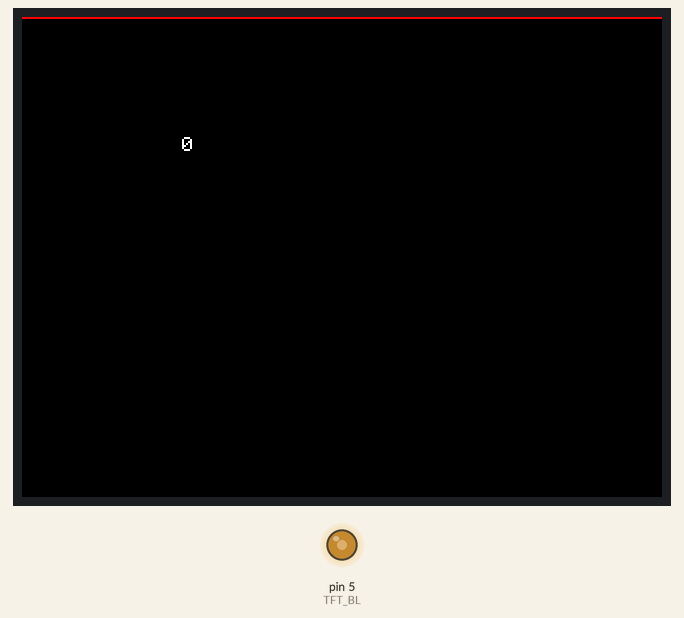
This sketch was run on a simulated Arduino Mega 2560, built with avr-gcc and run on an emulated ATmega2560. On the bench: 320×240 colour display, output pins drawn as LEDs (lit = HIGH).

Above: at 0.3 s.
At 1.2 s:
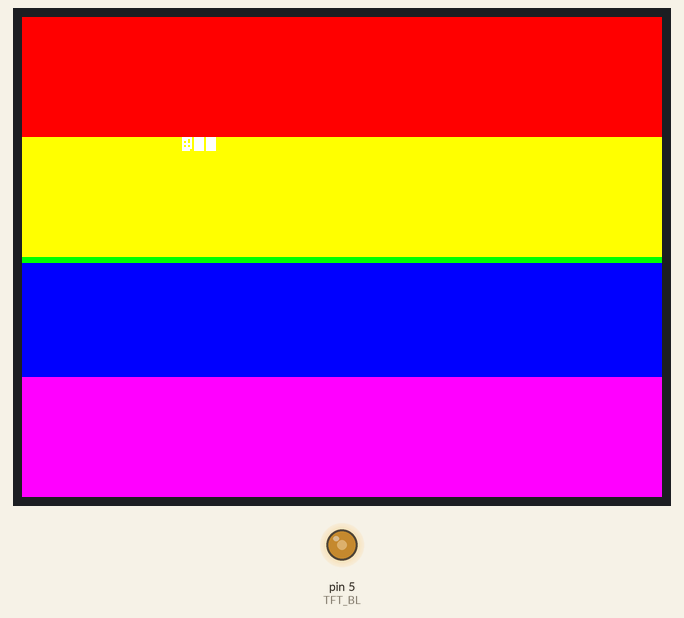
At 1.8 s:
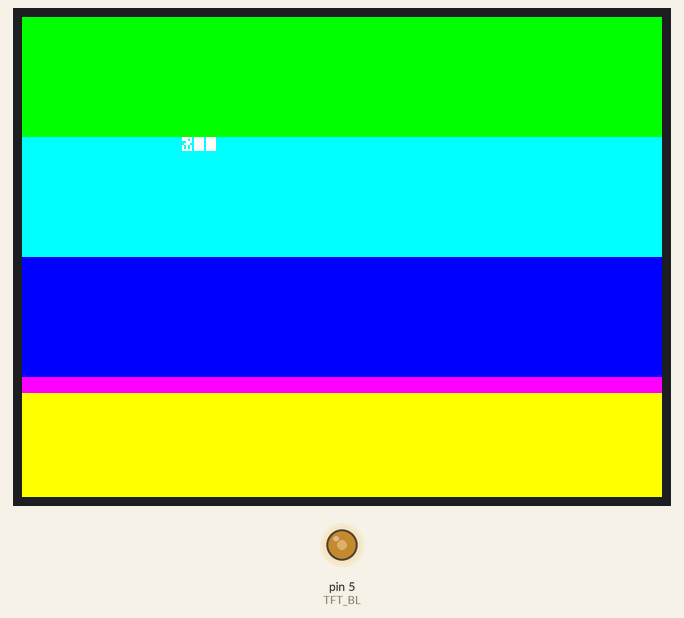
At 2.4 s:
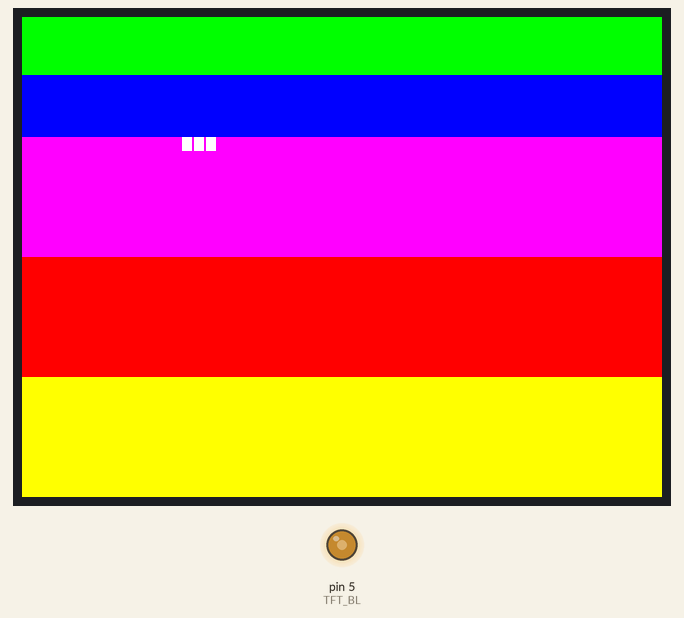
At 3.3 s:
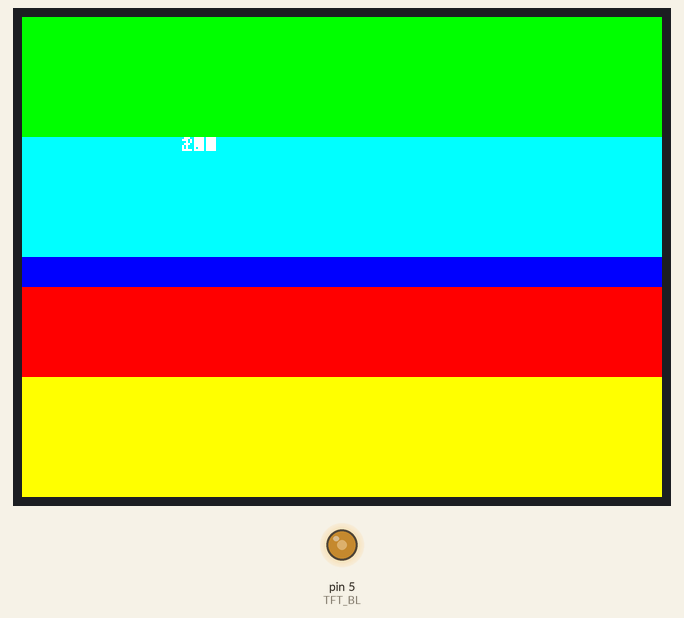
At 4.51 s:
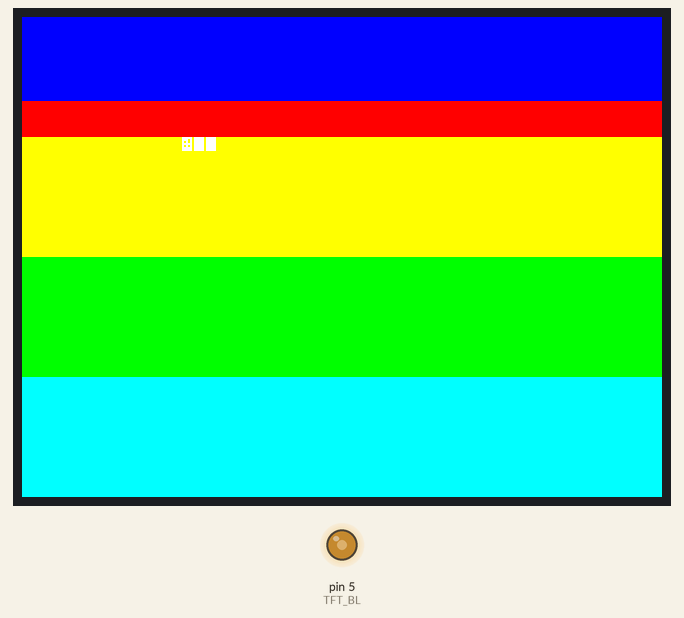

Measured:
- by itself, everything shown: repeats every 3.9 s, in 13 steps

The sketch:

rainbow_bars.ino
```cpp
#include <stdint.h>
#include <SPI.h>
#include <Wire.h>
#include <SD.h>
#include <Adafruit_GFX.h>
#include <Adafruit_ILI9341.h>
//#include <Adafruit_FT6206.h>

#include <Colouring.h>

#define TFT_CS 10
#define TFT_DC 9
#define TFT_BL 5
#define SD_CS 4

#define WIDTH 320
#define HEIGHT 240
#define BRIGHTNESS 127

Adafruit_ILI9341 tft = Adafruit_ILI9341(TFT_CS, TFT_DC);
//Adafruit_FT6206 ts = Adafruit_FT6206();

void setup() {
    Serial.begin(115200);
    tft.begin();
    //ts.begin();

    pinMode(TFT_BL, OUTPUT);
    analogWrite(TFT_BL, BRIGHTNESS);

    tft.setRotation(1);

    // tft.fillScreen( colourFromRGB(255, 255, 255) );
    // delay(1000);

    // tft.fillScreen( colourFromRGB(0, 255, 255) );
    // delay(1000);

    // tft.fillScreen( colourFromRGB(255, 0, 255) );
    // delay(1000);

    // tft.fillScreen( colourFromRGB(255, 165, 0) );
    // tft.println("orange");
    // delay(1000);

    // tft.setCursor(10, 10);
    // tft.println(colourFromRGB(255, 165, 0));
    // tft.println(colourFromRGB(255, 165, 0), HEX);
}

unsigned int hue = 0;
int height = 0;
void loop() {
    auto c = colourFromHSV(hue, 1, 1);
    //tft.fillScreen( c );
    tft.fillRect(0, height, WIDTH, 1, c);

    // tft.color565();

    tft.setCursor(WIDTH>>2, HEIGHT>>2);
    tft.println(hue);

    hue++;
    if (hue >= 360) {
        hue = 0;
    }

    height++;
    if (height >= HEIGHT) {
        height = 0;
    }
}
```
